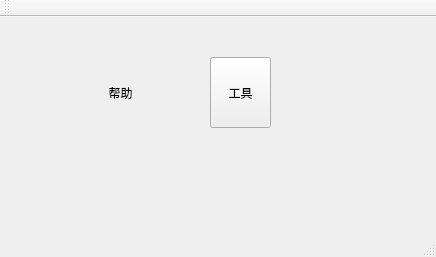
<?xml version="1.0" encoding="UTF-8"?>
<ui version="4.0">
 <class>Test5_4AClass</class>
 <widget class="QMainWindow" name="Test5_4AClass">
  <property name="geometry">
   <rect>
    <x>0</x>
    <y>0</y>
    <width>436</width>
    <height>257</height>
   </rect>
  </property>
  <property name="windowTitle">
   <string>Test5_4A</string>
  </property>
  <widget class="QWidget" name="centralWidget">
   <widget class="QToolButton" name="tbtnHelp">
    <property name="geometry">
     <rect>
      <x>90</x>
      <y>40</y>
      <width>61</width>
      <height>71</height>
     </rect>
    </property>
    <property name="text">
     <string>帮助</string>
    </property>
    <property name="icon">
     <iconset resource="test5_4a.qrc">
      <normaloff>:/help/Resources/t01ff6ed998d8b95204.png</normaloff>:/help/Resources/t01ff6ed998d8b95204.png</iconset>
    </property>
    <property name="iconSize">
     <size>
      <width>48</width>
      <height>48</height>
     </size>
    </property>
    <property name="toolButtonStyle">
     <enum>Qt::ToolButtonTextUnderIcon</enum>
    </property>
    <property name="autoRaise">
     <bool>true</bool>
    </property>
   </widget>
   <widget class="QToolButton" name="tbtnTool">
    <property name="geometry">
     <rect>
      <x>210</x>
      <y>40</y>
      <width>61</width>
      <height>71</height>
     </rect>
    </property>
    <property name="text">
     <string>工具</string>
    </property>
    <property name="icon">
     <iconset resource="test5_4a.qrc">
      <normaloff>:/tool/Resources/t01fc862f64d1a8634c.png</normaloff>:/tool/Resources/t01fc862f64d1a8634c.png</iconset>
    </property>
    <property name="iconSize">
     <size>
      <width>48</width>
      <height>48</height>
     </size>
    </property>
    <property name="checkable">
     <bool>true</bool>
    </property>
    <property name="toolButtonStyle">
     <enum>Qt::ToolButtonTextUnderIcon</enum>
    </property>
   </widget>
  </widget>
  <widget class="QMenuBar" name="menuBar">
   <property name="geometry">
    <rect>
     <x>0</x>
     <y>0</y>
     <width>436</width>
     <height>21</height>
    </rect>
   </property>
  </widget>
  <widget class="QToolBar" name="mainToolBar">
   <attribute name="toolBarArea">
    <enum>TopToolBarArea</enum>
   </attribute>
   <attribute name="toolBarBreak">
    <bool>false</bool>
   </attribute>
  </widget>
  <widget class="QStatusBar" name="statusBar"/>
 </widget>
 <layoutdefault spacing="6" margin="11"/>
 <resources>
  <include location="test5_4a.qrc"/>
 </resources>
 <connections/>
</ui>
